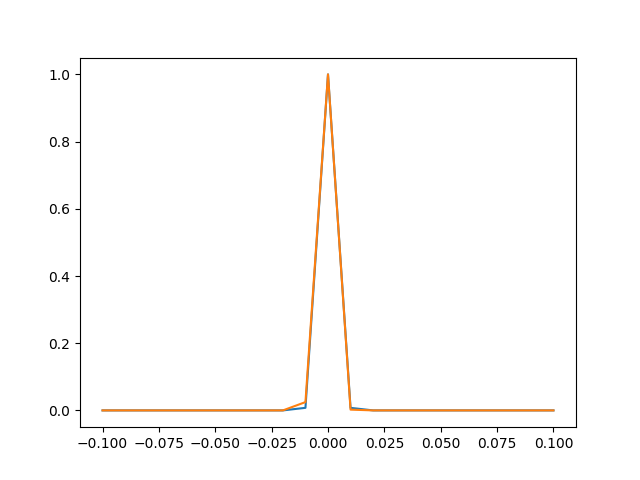

The Python source for this figure:
import pandas as pd
import numpy as np
import matplotlib.pyplot as plt
from all_training_utils import float_to_string, string_to_float

def main() -> None:
    
    print("Start")
    
    DATA_PATH = "/home/kye/projects/ctb-stelzer/kye/HWWTraining/Data/all_data.pkl"
    C_PREFIX = "weight_cHW_"
    C_VALUE = 0.05
    KINEMATIC_COLUMNS = np.arange(2, 39)
    
    data = pd.read_pickle(DATA_PATH)
    
    for name in data.columns:
        if "weight_" in name:
            data[name] *= data["weight"]
    
    
    weights = data[[f"{C_PREFIX}{float_to_string(c)}" for c in (-0.1, -0.05, -0.02, -0.01)] + ["weight_sm"] + [f"{C_PREFIX}{float_to_string(c)}" for c in (0.01, 0.02, 0.05, 0.1)]]
    
    N_sm = np.sum(data["weight_sm"].to_numpy())
    N_eft = np.sum(weights.to_numpy(), axis=0)
    
    plt.plot((-0.1, -0.05, -0.02, -0.01, 0.0, 0.01, 0.02, 0.05, 0.1), N_eft)
    plt.savefig("N_eft.png")
    
    # Getting fake data
    fake_data_weights = (data[C_PREFIX + float_to_string(C_VALUE)] if C_VALUE != 0.0 else data["weight_sm"]).to_numpy()
    
    rng = np.random.default_rng(seed=122807528840384100672342137670123456789)
    n_samples = (rng.poisson(np.abs(fake_data_weights)) * np.sign(fake_data_weights)).astype(int)
    
    indices = np.concatenate([[index] * number for index, number in enumerate(np.abs(n_samples).astype(int))]).astype(int)
    
    fake_ldcsr = np.sum(np.sign(n_samples)[indices][:, np.newaxis] * np.log(weights.to_numpy() / weights["weight_sm"].to_numpy()[:, np.newaxis])[indices], axis=0)
    
    plt.figure()
    plt.plot((-0.1, -0.05, -0.02, -0.01, 0.0, 0.01, 0.02, 0.05, 0.1), fake_ldcsr)
    plt.savefig(f"/home/kye/projects/ctb-stelzer/kye/HWWTraining/TestingPlots/True/sum_term{float_to_string(C_VALUE)}.png")
    
    print(fake_ldcsr)
    
    fake_data = np.concatenate((np.sign(n_samples)[indices][:, np.newaxis], data.to_numpy()[indices][:, KINEMATIC_COLUMNS]), axis=1)
    
    # Done
    
    print("Done faking data")
    
    ldcsr = np.sum(weights["weight_sm" if C_VALUE == 0.0 else C_PREFIX + float_to_string(C_VALUE)].to_numpy()[:, np.newaxis] * np.log(weights.to_numpy() / weights["weight_sm"].to_numpy()[:, np.newaxis]), axis=0)
    
    llr = -(N_eft - N_sm - ldcsr)
    lr = np.exp(llr)
    
    fake_llr = -(N_eft - N_sm - fake_ldcsr)
    fake_lr = np.exp(fake_llr)
    
    plt.figure()
    plt.plot((-0.1, -0.05, -0.02, -0.01, 0.0, 0.01, 0.02, 0.05, 0.1), fake_llr)
    plt.savefig(f"/home/kye/projects/ctb-stelzer/kye/HWWTraining/TestingPlots/True/log_like_true_{float_to_string(C_VALUE)}.png")
    
    plt.figure()
    plt.plot((-0.1, -0.05, -0.02, -0.01, 0.0, 0.01, 0.02, 0.05, 0.1), lr)
    plt.plot((-0.1, -0.05, -0.02, -0.01, 0.0, 0.01, 0.02, 0.05, 0.1), fake_lr)
    plt.savefig(f"/home/kye/projects/ctb-stelzer/kye/HWWTraining/TestingPlots/True/true_dist_{float_to_string(C_VALUE)}.png")
    
    
    plt.figure()
    plt.plot((-0.1, -0.05, -0.02, -0.01, 0.0, 0.01, 0.02, 0.05, 0.1), N_eft)
    plt.savefig(f"/home/kye/projects/ctb-stelzer/kye/HWWTraining/TestingPlots/True/NEFT_true_{float_to_string(C_VALUE)}.png")
    
    fake_data_pd = pd.DataFrame(fake_data)
    
    fake_data_pd.to_pickle(f"/home/kye/projects/ctb-stelzer/kye/HWWTraining/TestingPlots/fake_inference{float_to_string(C_VALUE)}.pkl")


if __name__ == "__main__":
    main()